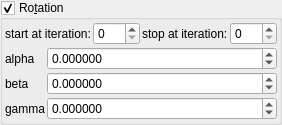
    <widget class="MyGroupBox" name="groupCheck_transf_function_enabledR_false">
     <property name="toolTip">
      <string/>
     </property>
     <property name="title">
      <string>Ro&amp;tation</string>
     </property>
     <property name="checkable">
      <bool>true</bool>
     </property>
     <layout class="QVBoxLayout" name="verticalLayout_31" stretch="0,0">
      <property name="spacing">
       <number>2</number>
      </property>
      <property name="leftMargin">
       <number>2</number>
      </property>
      <property name="topMargin">
       <number>2</number>
      </property>
      <property name="rightMargin">
       <number>2</number>
      </property>
      <property name="bottomMargin">
       <number>2</number>
      </property>
      <item>
       <layout class="QHBoxLayout" name="horizontalLayout_18" stretch="0,1,0,1">
        <item>
         <widget class="QLabel" name="label_103">
          <property name="text">
           <string>start at iteration:</string>
          </property>
         </widget>
        </item>
        <item>
         <widget class="MySpinBox" name="spinboxInt_transf_start_iterations_R">
          <property name="sizePolicy">
           <sizepolicy hsizetype="Minimum" vsizetype="Maximum">
            <horstretch>0</horstretch>
            <verstretch>0</verstretch>
           </sizepolicy>
          </property>
          <property name="minimum">
           <number>0</number>
          </property>
          <property name="maximum">
           <number>999</number>
          </property>
          <property name="value">
           <number>0</number>
          </property>
         </widget>
        </item>
        <item>
         <widget class="QLabel" name="label_74">
          <property name="text">
           <string>stop at iteration:</string>
          </property>
         </widget>
        </item>
        <item>
         <widget class="MySpinBox" name="spinboxInt_transf_stop_iterations_R">
          <property name="sizePolicy">
           <sizepolicy hsizetype="Preferred" vsizetype="Maximum">
            <horstretch>0</horstretch>
            <verstretch>0</verstretch>
           </sizepolicy>
          </property>
          <property name="maximum">
           <number>999</number>
          </property>
         </widget>
        </item>
       </layout>
      </item>
      <item>
       <layout class="QGridLayout" name="gridLayout_10" columnstretch="0,1">
        <property name="spacing">
         <number>2</number>
        </property>
        <item row="2" column="1">
         <widget class="MyDoubleSpinBox" name="spinboxd3_transf_rotation_z">
          <property name="sizePolicy">
           <sizepolicy hsizetype="Minimum" vsizetype="Maximum">
            <horstretch>0</horstretch>
            <verstretch>0</verstretch>
           </sizepolicy>
          </property>
          <property name="prefix">
           <string/>
          </property>
          <property name="suffix">
           <string/>
          </property>
          <property name="decimals">
           <number>6</number>
          </property>
          <property name="minimum">
           <double>-36000.000000000000000</double>
          </property>
          <property name="maximum">
           <double>36000.000000000000000</double>
          </property>
          <property name="singleStep">
           <double>1.000000000000000</double>
          </property>
         </widget>
        </item>
        <item row="2" column="0">
         <widget class="QLabel" name="label_37">
          <property name="text">
           <string notr="true">gamma</string>
          </property>
         </widget>
        </item>
        <item row="0" column="1">
         <widget class="MyDoubleSpinBox" name="spinboxd3_transf_rotation_x">
          <property name="sizePolicy">
           <sizepolicy hsizetype="Minimum" vsizetype="Maximum">
            <horstretch>0</horstretch>
            <verstretch>0</verstretch>
           </sizepolicy>
          </property>
          <property name="prefix">
           <string/>
          </property>
          <property name="suffix">
           <string/>
          </property>
          <property name="decimals">
           <number>6</number>
          </property>
          <property name="minimum">
           <double>-36000.000000000000000</double>
          </property>
          <property name="maximum">
           <double>36000.000000000000000</double>
          </property>
          <property name="singleStep">
           <double>1.000000000000000</double>
          </property>
         </widget>
        </item>
        <item row="0" column="0">
         <widget class="QLabel" name="label_35">
          <property name="text">
           <string notr="true">alpha</string>
          </property>
         </widget>
        </item>
        <item row="1" column="0">
         <widget class="QLabel" name="label_34">
          <property name="text">
           <string notr="true">beta</string>
          </property>
         </widget>
        </item>
        <item row="1" column="1">
         <widget class="MyDoubleSpinBox" name="spinboxd3_transf_rotation_y">
          <property name="sizePolicy">
           <sizepolicy hsizetype="Minimum" vsizetype="Maximum">
            <horstretch>0</horstretch>
            <verstretch>0</verstretch>
           </sizepolicy>
          </property>
          <property name="prefix">
           <string/>
          </property>
          <property name="suffix">
           <string/>
          </property>
          <property name="decimals">
           <number>6</number>
          </property>
          <property name="minimum">
           <double>-36000.000000000000000</double>
          </property>
          <property name="maximum">
           <double>36000.000000000000000</double>
          </property>
          <property name="singleStep">
           <double>1.000000000000000</double>
          </property>
         </widget>
        </item>
       </layout>
      </item>
     </layout>
    </widget>
